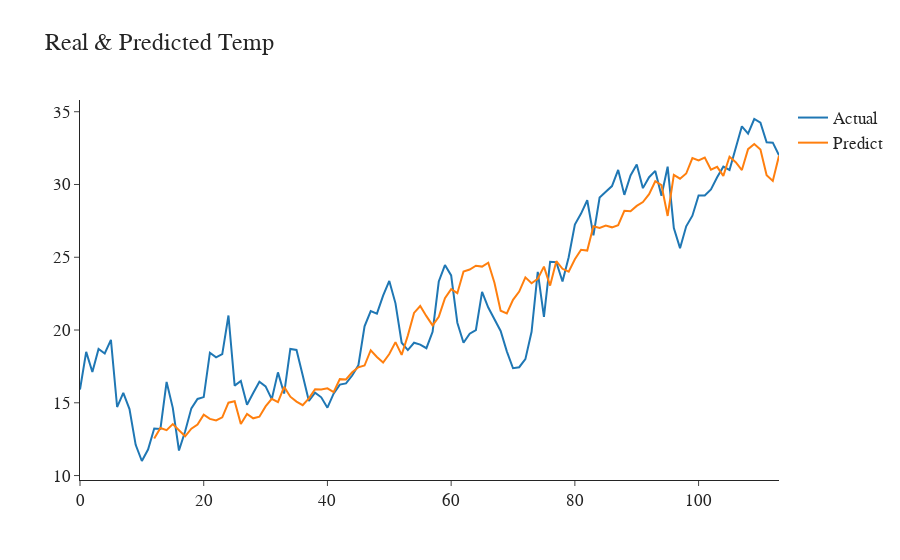

Notebook code for this chart:
### Code cell
eval_df = pd.concat([test_df['meantemp'].reset_index(),
                  pd.Series(test_predictions[:,6][len(train):].reshape(-1).tolist())],axis=1).drop('index',axis=1)

eval_df.columns = ['real_meantemp', 'pred_meantemp']

fig = go.Figure(data = [
    go.Line(x = eval_df.index, y = eval_df['real_meantemp'], name = "Actual"),
    go.Line(x = eval_df.index, y = eval_df['pred_meantemp'], name="Predict"),
])

fig.update_layout(
    font = dict(size=17,family="Franklin Gothic"),
    template = 'simple_white',
    title = 'Real & Predicted Temp')

fig.show()
